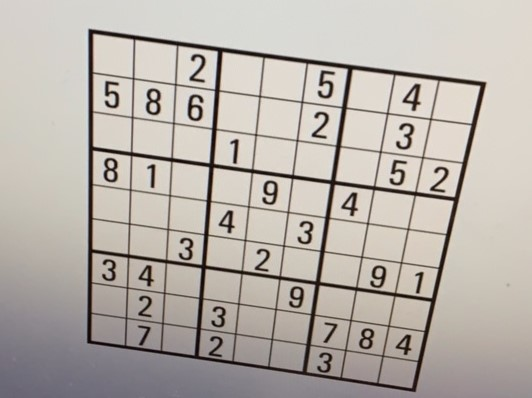
%> input picture part1/sudo.jpg, 532 x 398 px
$ octave --eval "result = rodancorrection;"   (GNU Octave 9; MATLAB toolbox functions it lacks are replaced by stand-ins)
%> lines starting %> are read from the running program, lines starting %| are printed output that depends on the picture; in (x1, y1, x2, y2) boxes, pixels count from 0 and x2, y2 are one past the last pixel; in counts of white or black regions, pixels touching at a corner belong together; the program's own positions count from 1

function img = rodancorrection()
    clear all
    close all
    img = imread('sudo.jpg');
%> img is the input picture: size 398x532x3 uint8; mean R, G, B 183.9, 177.2, 170.4
    img = rgb2gray(img);
%> img: size 398x532 uint8
    temp = img;
    temp=edge(temp);
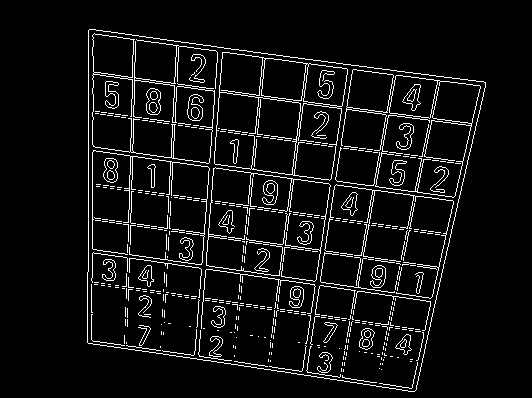
%> temp: size 398x532 logical; 6.5% white in thin lines or dots, all inside (x1, y1, x2, y2) = (87, 29, 486, 392)
    theta = 1:90;
    R = radon(temp,theta);
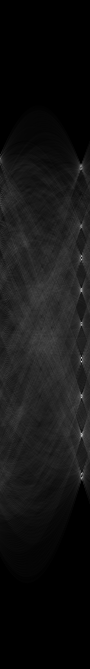
%> R: size 669x90 double; min 0, max 230.3, mean 20.5
    [~,angle] = find(R >= max(max(R)));
%> angle = 82
    angle = 90 - angle;
%> angle = 8
    img = imcomplement(img);
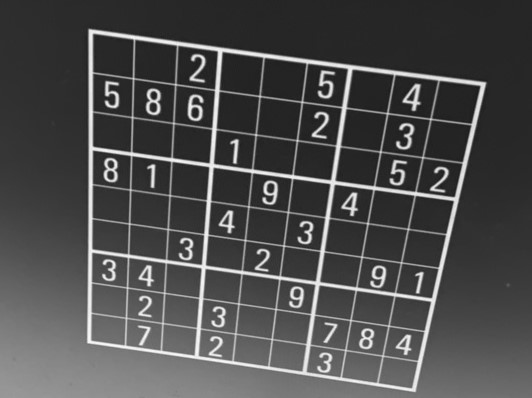
%> img: size 398x532 uint8; min 24, max 252, mean 76.6
    img = imrotate(img,angle,'bilinear','crop');
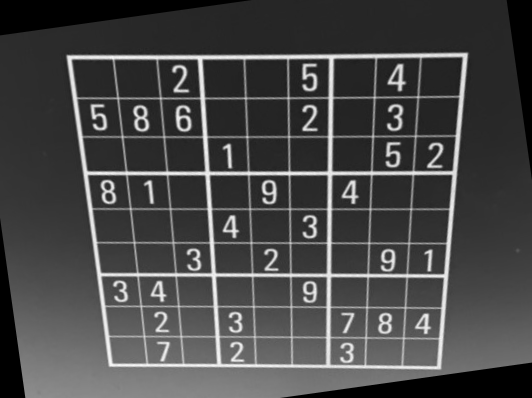
%> img: size 398x532 uint8; min 0, max 248, mean 71.4
    img = imcomplement(img);
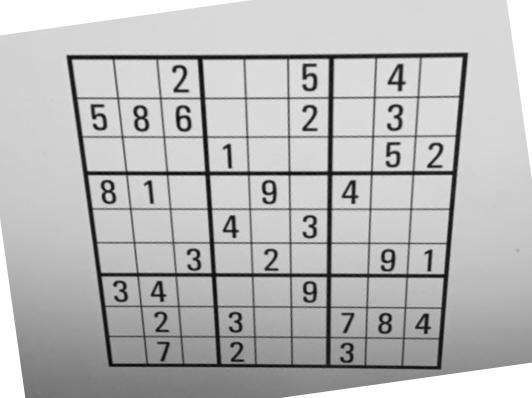
%> img: size 398x532 uint8; min 7, max 255, mean 183.6
    %img = imcrop(img,[angle*n/100,angle*m/100,n-2*angle*n/100+5,m-2*angle*m/100]);
    %figure,imshow(img);title('rodan');
end
